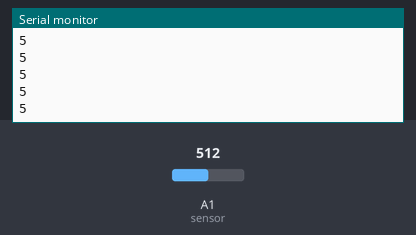
Recording of a sketch running on a simulated Arduino Uno, built with avr-gcc and run on an emulated ATmega328P. Parts: the last lines printed to the serial monitor. Inputs (shaded band) come from the test bench; at power-on: A1 (sensor) = 512.

Above: at 1.2 s.
1.3 s: A1 (sensor) set to 716
At 2.4 s:
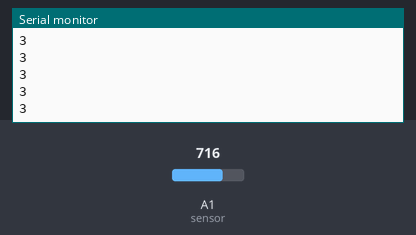
2.8 s: A1 (sensor) set to 900
At 3.9 s:
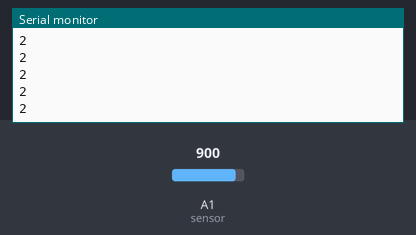
Timing chart, 0 to 5.8 s (numbered marks = the images above; inputs shaded):
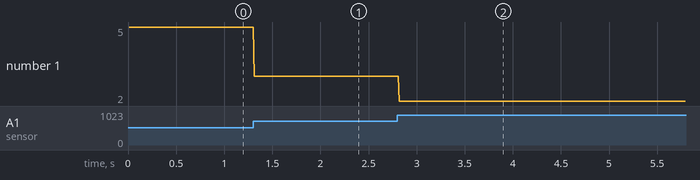

The sketch:

DistanceSensorGP2Y0A41SK0F.ino
```cpp
// Sharp IR GP2Y0A41SK0F Distance Test
// http://tinkcore.com/sharp-ir-gp2y0a41-skf/

#define sensor A1 // Sharp IR GP2Y0A41SK0F (4-30cm, analog)

void setup() {
  Serial.begin(115200); // start the serial port
}

void loop() {

  // 5v
  float volts = analogRead(sensor)*0.0048828125;  // value from sensor * (5/1024)
  int distance = 13*pow(volts, -1); // worked out from datasheet graph
  delay(10); // slow down serial port

  if (distance <= 30){
    Serial.println(distance);   // print the distance
  }
}
```

Measured:
- after the input at 1.3 s, the serial monitor: prints a new line at once (image 1)
- after the input at 2.8 s, the serial monitor: prints a new line at once (image 2)
- plotted number 1: 5 → 3 after the input at 1.3 s, 3 → 2 after the input at 2.8 s
